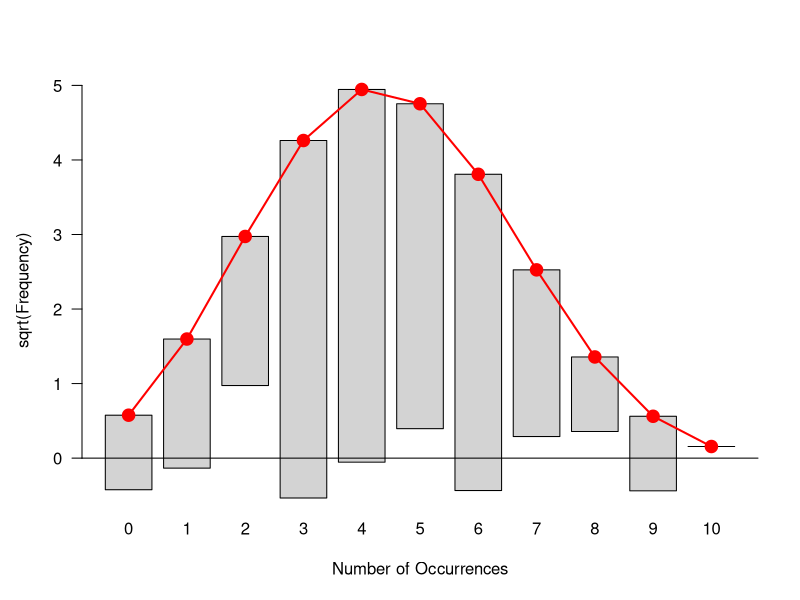

Reproduce this figure in R.
library(vcd)


### Name: WomenQueue
### Title: Women in Queues
### Aliases: WomenQueue
### Keywords: datasets

### ** Examples

data("WomenQueue")
gf <- goodfit(WomenQueue, type = "binomial")
summary(gf)
plot(gf)
